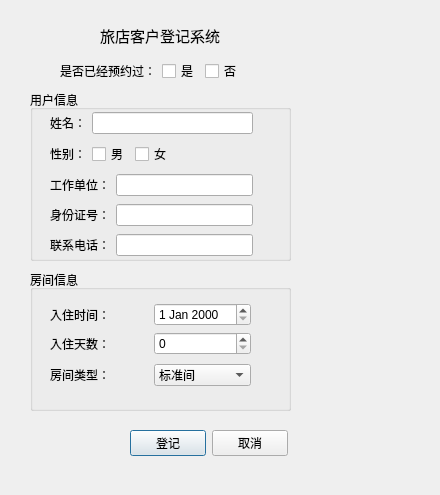
<?xml version="1.0" encoding="UTF-8"?>
<ui version="4.0">
 <class>checkinDialog</class>
 <widget class="QDialog" name="checkinDialog">
  <property name="geometry">
   <rect>
    <x>0</x>
    <y>0</y>
    <width>440</width>
    <height>495</height>
   </rect>
  </property>
  <property name="windowTitle">
   <string>登记入住</string>
  </property>
  <property name="windowIcon">
   <iconset resource="icons.qrc">
    <normaloff>:/icons/icons/checkin.png</normaloff>:/icons/icons/checkin.png</iconset>
  </property>
  <widget class="QLabel" name="labeltitle">
   <property name="geometry">
    <rect>
     <x>100</x>
     <y>20</y>
     <width>121</width>
     <height>31</height>
    </rect>
   </property>
   <property name="font">
    <font>
     <pointsize>11</pointsize>
    </font>
   </property>
   <property name="text">
    <string>旅店客户登记系统</string>
   </property>
  </widget>
  <widget class="QGroupBox" name="groupBoxguest">
   <property name="geometry">
    <rect>
     <x>30</x>
     <y>90</y>
     <width>261</width>
     <height>171</height>
    </rect>
   </property>
   <property name="title">
    <string>用户信息</string>
   </property>
   <widget class="QWidget" name="layoutWidget">
    <property name="geometry">
     <rect>
      <x>20</x>
      <y>20</y>
      <width>203</width>
      <height>149</height>
     </rect>
    </property>
    <layout class="QVBoxLayout" name="verticalLayout">
     <item>
      <layout class="QHBoxLayout" name="horizontalLayout">
       <item>
        <widget class="QLabel" name="labelname">
         <property name="text">
          <string>姓名：</string>
         </property>
         <property name="buddy">
          <cstring>lineEditname</cstring>
         </property>
        </widget>
       </item>
       <item>
        <widget class="QLineEdit" name="lineEditname"/>
       </item>
      </layout>
     </item>
     <item>
      <layout class="QHBoxLayout" name="horizontalLayout_2">
       <item>
        <widget class="QLabel" name="labelsex">
         <property name="text">
          <string>性别：</string>
         </property>
        </widget>
       </item>
       <item>
        <widget class="QCheckBox" name="checkBoxman">
         <property name="text">
          <string>男</string>
         </property>
        </widget>
       </item>
       <item>
        <widget class="QCheckBox" name="checkBoxwoman">
         <property name="text">
          <string>女</string>
         </property>
        </widget>
       </item>
       <item>
        <spacer name="horizontalSpacer">
         <property name="orientation">
          <enum>Qt::Horizontal</enum>
         </property>
         <property name="sizeHint" stdset="0">
          <size>
           <width>40</width>
           <height>20</height>
          </size>
         </property>
        </spacer>
       </item>
      </layout>
     </item>
     <item>
      <layout class="QHBoxLayout" name="horizontalLayout_3">
       <item>
        <widget class="QLabel" name="labelworkplace">
         <property name="text">
          <string>工作单位：</string>
         </property>
        </widget>
       </item>
       <item>
        <widget class="QLineEdit" name="lineEditworkplace"/>
       </item>
      </layout>
     </item>
     <item>
      <layout class="QHBoxLayout" name="horizontalLayout_4">
       <item>
        <widget class="QLabel" name="labelid">
         <property name="text">
          <string>身份证号：</string>
         </property>
         <property name="buddy">
          <cstring>lineEditid</cstring>
         </property>
        </widget>
       </item>
       <item>
        <widget class="QLineEdit" name="lineEditid"/>
       </item>
      </layout>
     </item>
     <item>
      <layout class="QHBoxLayout" name="horizontalLayout_5">
       <item>
        <widget class="QLabel" name="labelphone">
         <property name="text">
          <string>联系电话：</string>
         </property>
         <property name="buddy">
          <cstring>lineEditphone</cstring>
         </property>
        </widget>
       </item>
       <item>
        <widget class="QLineEdit" name="lineEditphone"/>
       </item>
      </layout>
     </item>
    </layout>
   </widget>
  </widget>
  <widget class="QGroupBox" name="groupBoxroom">
   <property name="geometry">
    <rect>
     <x>30</x>
     <y>270</y>
     <width>261</width>
     <height>141</height>
    </rect>
   </property>
   <property name="title">
    <string>房间信息</string>
   </property>
   <widget class="QWidget" name="layoutWidget_2">
    <property name="geometry">
     <rect>
      <x>20</x>
      <y>30</y>
      <width>201</width>
      <height>91</height>
     </rect>
    </property>
    <layout class="QVBoxLayout" name="verticalLayout_3">
     <item>
      <layout class="QVBoxLayout" name="verticalLayout_2">
       <item>
        <layout class="QHBoxLayout" name="horizontalLayout_6">
         <item>
          <widget class="QLabel" name="labelCheckIn">
           <property name="text">
            <string>入住时间：</string>
           </property>
          </widget>
         </item>
         <item>
          <widget class="QDateEdit" name="dateEditCheckIn"/>
         </item>
        </layout>
       </item>
       <item>
        <layout class="QHBoxLayout" name="horizontalLayout_7">
         <item>
          <widget class="QLabel" name="labeldays">
           <property name="text">
            <string>入住天数：</string>
           </property>
          </widget>
         </item>
         <item>
          <widget class="QSpinBox" name="spinBoxdays"/>
         </item>
        </layout>
       </item>
      </layout>
     </item>
     <item>
      <layout class="QHBoxLayout" name="horizontalLayout_8">
       <item>
        <widget class="QLabel" name="labelroomtype">
         <property name="text">
          <string>房间类型：</string>
         </property>
         <property name="buddy">
          <cstring>comboBoxroomtype</cstring>
         </property>
        </widget>
       </item>
       <item>
        <widget class="QComboBox" name="comboBoxroomtype">
         <item>
          <property name="text">
           <string>标准间</string>
          </property>
         </item>
         <item>
          <property name="text">
           <string>双人间</string>
          </property>
         </item>
         <item>
          <property name="text">
           <string>大床房</string>
          </property>
         </item>
         <item>
          <property name="text">
           <string>商务房</string>
          </property>
         </item>
         <item>
          <property name="text">
           <string>贵宾间</string>
          </property>
         </item>
        </widget>
       </item>
      </layout>
     </item>
    </layout>
   </widget>
  </widget>
  <widget class="QWidget" name="layoutWidget_3">
   <property name="geometry">
    <rect>
     <x>130</x>
     <y>430</y>
     <width>158</width>
     <height>27</height>
    </rect>
   </property>
   <layout class="QHBoxLayout" name="horizontalLayout_9">
    <item>
     <widget class="QPushButton" name="pushButtoncheckin">
      <property name="text">
       <string>登记</string>
      </property>
     </widget>
    </item>
    <item>
     <widget class="QPushButton" name="pushButtoncancel">
      <property name="text">
       <string>取消</string>
      </property>
     </widget>
    </item>
   </layout>
  </widget>
  <widget class="QWidget" name="layoutWidget_4">
   <property name="geometry">
    <rect>
     <x>60</x>
     <y>60</y>
     <width>221</width>
     <height>22</height>
    </rect>
   </property>
   <layout class="QHBoxLayout" name="horizontalLayout_10">
    <item>
     <widget class="QLabel" name="labelreverse">
      <property name="text">
       <string>是否已经预约过：</string>
      </property>
     </widget>
    </item>
    <item>
     <widget class="QCheckBox" name="checkBoxyes">
      <property name="text">
       <string>是</string>
      </property>
     </widget>
    </item>
    <item>
     <widget class="QCheckBox" name="checkBoxno">
      <property name="text">
       <string>否</string>
      </property>
     </widget>
    </item>
    <item>
     <spacer name="horizontalSpacer_2">
      <property name="orientation">
       <enum>Qt::Horizontal</enum>
      </property>
      <property name="sizeHint" stdset="0">
       <size>
        <width>40</width>
        <height>20</height>
       </size>
      </property>
     </spacer>
    </item>
   </layout>
  </widget>
 </widget>
 <tabstops>
  <tabstop>checkBoxyes</tabstop>
  <tabstop>checkBoxno</tabstop>
  <tabstop>lineEditname</tabstop>
  <tabstop>checkBoxman</tabstop>
  <tabstop>checkBoxwoman</tabstop>
  <tabstop>lineEditworkplace</tabstop>
  <tabstop>lineEditid</tabstop>
  <tabstop>lineEditphone</tabstop>
  <tabstop>spinBoxdays</tabstop>
  <tabstop>comboBoxroomtype</tabstop>
  <tabstop>pushButtoncancel</tabstop>
  <tabstop>pushButtoncheckin</tabstop>
  <tabstop>dateEditCheckIn</tabstop>
 </tabstops>
 <resources>
  <include location="icons.qrc"/>
 </resources>
 <connections/>
</ui>
